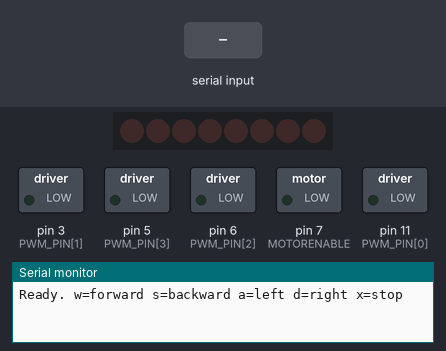
A sketch run on a simulated Arduino Uno, built with avr-gcc and run on an emulated ATmega328P. On the bench: 8 shift-register outputs drawn as a row of LEDs (first output left, lit = HIGH), switched loads named in the sketch (green lamp = pin HIGH), the last lines printed to the serial monitor. Wiring (inferred from the names in the program): shift register (74HC595): data pin 8; shift clock pin 4; latch pin 12. Wiring (inferred from the signals the program sends): row of LEDs: on Q0, Q1, Q2, Q3, Q4, Q5, Q6, Q7. The inputs (shaded band) are chosen by the test bench. Pins used as bus, display or sensor lines are not drawn.

Above: at 1.2 s.
1.3 s: "w" received over Serial
At 2.1 s:
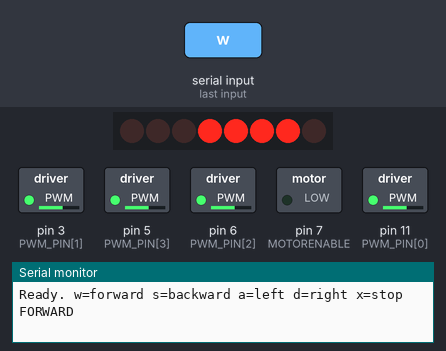
2.8 s: "s" received over Serial
At 3.2 s:
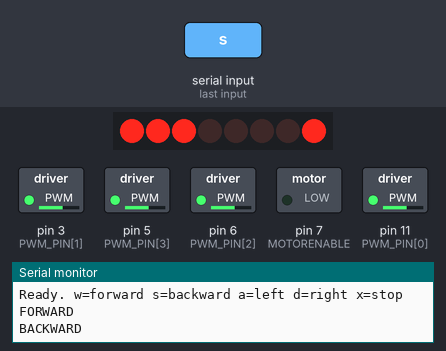
4.3 s: "a" received over Serial
At 5.5 s:
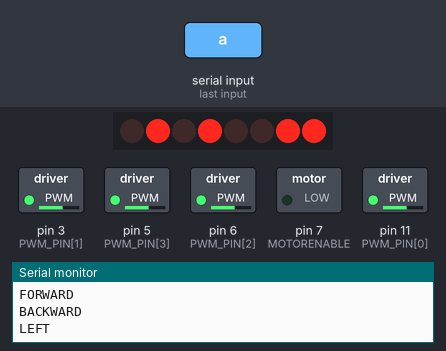
5.8 s: "d" received over Serial
At 6.7 s:
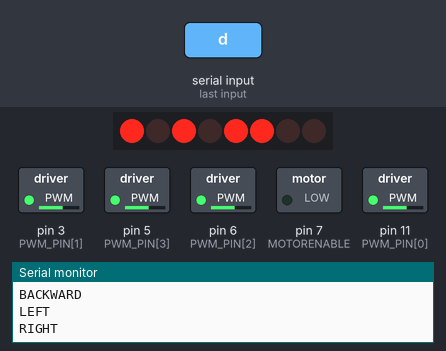
7.3 s: "x" received over Serial
At 7.9 s:
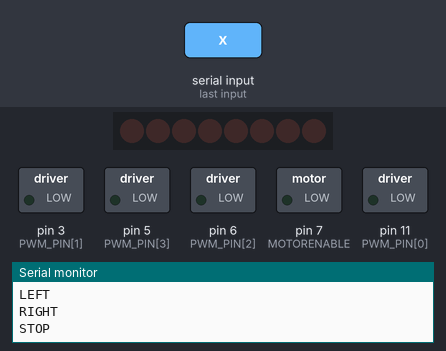
8.8 s: "w" received over Serial
At 10.2 s:
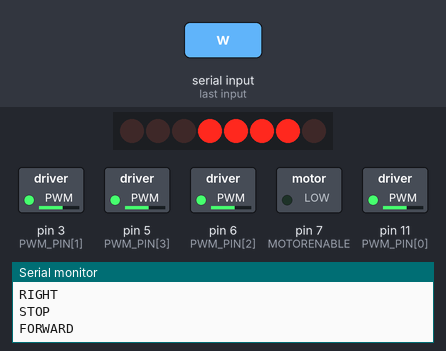
Timing chart, 0 to 11.3 s (numbered marks = the images above; inputs shaded):
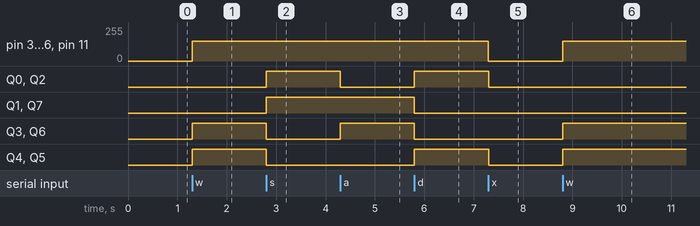

The sketch:

phase02_motors.ino
```cpp
// HW-130 / L293D shield (Adafruit Motor Shield V1 layout)
const int MOTORLATCH  = 12;
const int MOTORCLK    = 4;
const int MOTORENABLE = 7;
const int MOTORDATA   = 8;

const int BITS[4][2] = { {2, 3}, {1, 4}, {5, 7}, {0, 6} };
const int PWM_PIN[4] = { 11, 3, 6, 5 };
const bool INVERT[4] = { true, true, false, true };

const int SPEED = 150;   // 0-255, keep modest for testing

uint8_t latchState = 0;

void latchTx() {
  digitalWrite(MOTORLATCH, LOW);
  shiftOut(MOTORDATA, MOTORCLK, MSBFIRST, latchState);
  digitalWrite(MOTORLATCH, HIGH);
}

void motor(int m, int dir, int speed) {
  if (INVERT[m]) dir = -dir;
  latchState &= ~((1 << BITS[m][0]) | (1 << BITS[m][1]));
  if (dir > 0) latchState |= (1 << BITS[m][0]);
  if (dir < 0) latchState |= (1 << BITS[m][1]);
  latchTx();
  analogWrite(PWM_PIN[m], speed);
}

// left/right: -255 (full backward) to 255 (full forward)
void drive(int left, int right) {
  int ld = (left > 0) - (left < 0);
  int rd = (right > 0) - (right < 0);
  int ls = abs(left);
  int rs = abs(right);
  motor(1, ld, ls);   // M2 is now LEFT
  motor(2, ld, ls);   // M3 is now LEFT
  motor(0, rd, rs);   // M1 is now RIGHT
  motor(3, rd, rs);   // M4 is now RIGHT
}

void setup() {
  Serial.begin(115200);
  pinMode(MOTORLATCH, OUTPUT);
  pinMode(MOTORCLK, OUTPUT);
  pinMode(MOTORENABLE, OUTPUT);
  pinMode(MOTORDATA, OUTPUT);
  for (int i = 0; i < 4; i++) pinMode(PWM_PIN[i], OUTPUT);
  digitalWrite(MOTORENABLE, LOW);
  drive(0, 0);
  Serial.println("Ready. w=forward s=backward a=left d=right x=stop");
}

unsigned long lastRefresh = 0;

void loop() {
  if (Serial.available() > 0) {
    char c = Serial.read();
    switch (c) {
      case 'w': drive(SPEED, SPEED);   Serial.println("FORWARD");  break;
      case 's': drive(-SPEED, -SPEED); Serial.println("BACKWARD"); break;
      case 'a': drive(-SPEED, SPEED);  Serial.println("LEFT");     break;
      case 'd': drive(SPEED, -SPEED);  Serial.println("RIGHT");    break;
      case 'x': drive(0, 0);           Serial.println("STOP");     break;
    }
  }

  // Re-send the shift register every 50 ms to repair noise glitches
  if (millis() - lastRefresh >= 50) {
    latchTx();
    lastRefresh = millis();
  }
}
```

Measured:
- after the input at 1.3 s, pin 3 (PWM_PIN[1]), pin 5 (PWM_PIN[3]), pin 6 (PWM_PIN[2]), pin 11 (PWM_PIN[0]): 0/255 → 150/255 at once; Q3–6: LOW → HIGH at once
- after the input at 2.8 s, Q0–2, Q7: LOW → HIGH at once; Q3–6: HIGH → LOW at once
- after the input at 4.3 s, Q0, Q2: HIGH → LOW at once; Q3, Q6: LOW → HIGH at once
- after the input at 5.8 s, Q0, Q2, Q4, Q5: LOW → HIGH at once; Q1, Q3, Q6, Q7: HIGH → LOW at once
- after the input at 7.3 s, pin 3 (PWM_PIN[1]), pin 5 (PWM_PIN[3]), pin 6 (PWM_PIN[2]), pin 11 (PWM_PIN[0]): 150/255 → 0/255 at once; Q0, Q2, Q4, Q5: HIGH → LOW at once
- after the input at 8.8 s, pin 3 (PWM_PIN[1]), pin 5 (PWM_PIN[3]), pin 6 (PWM_PIN[2]), pin 11 (PWM_PIN[0]): 0/255 → 150/255 at once; Q3–6: LOW → HIGH at once
